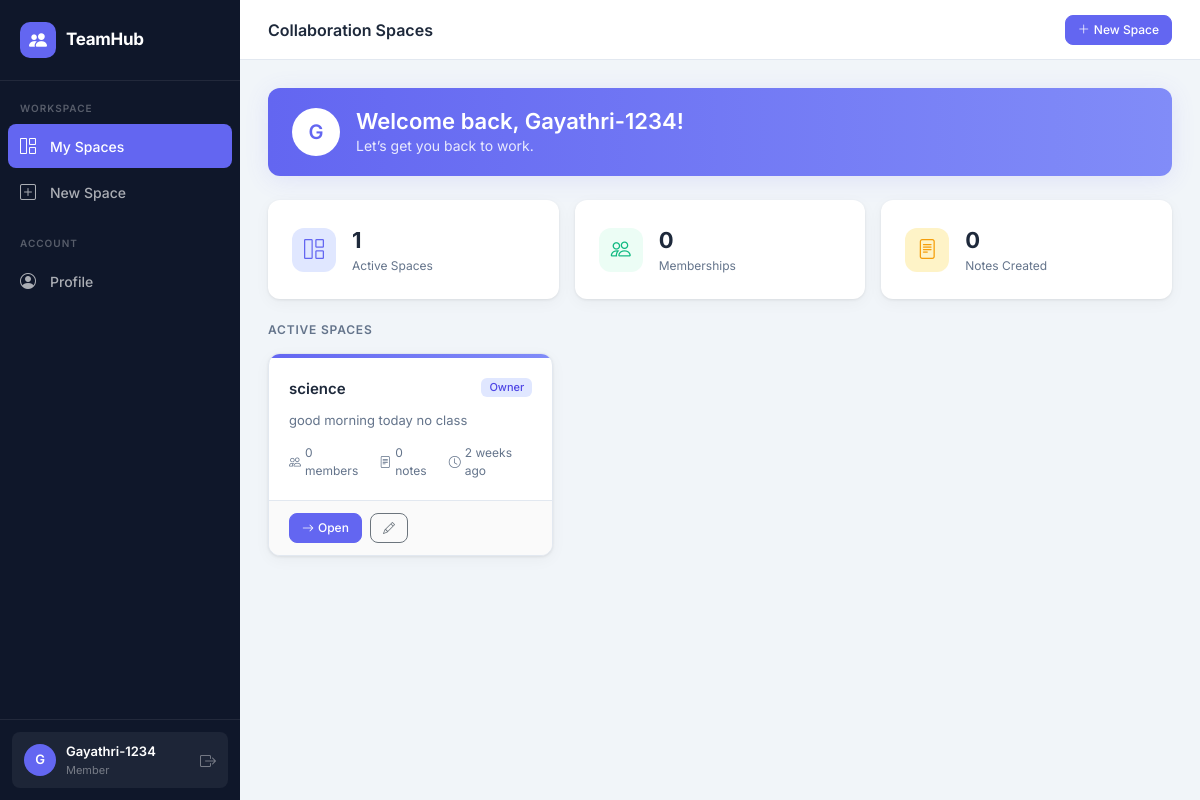
/spaces/ (signed in), run on an earlier commit of the app's database.
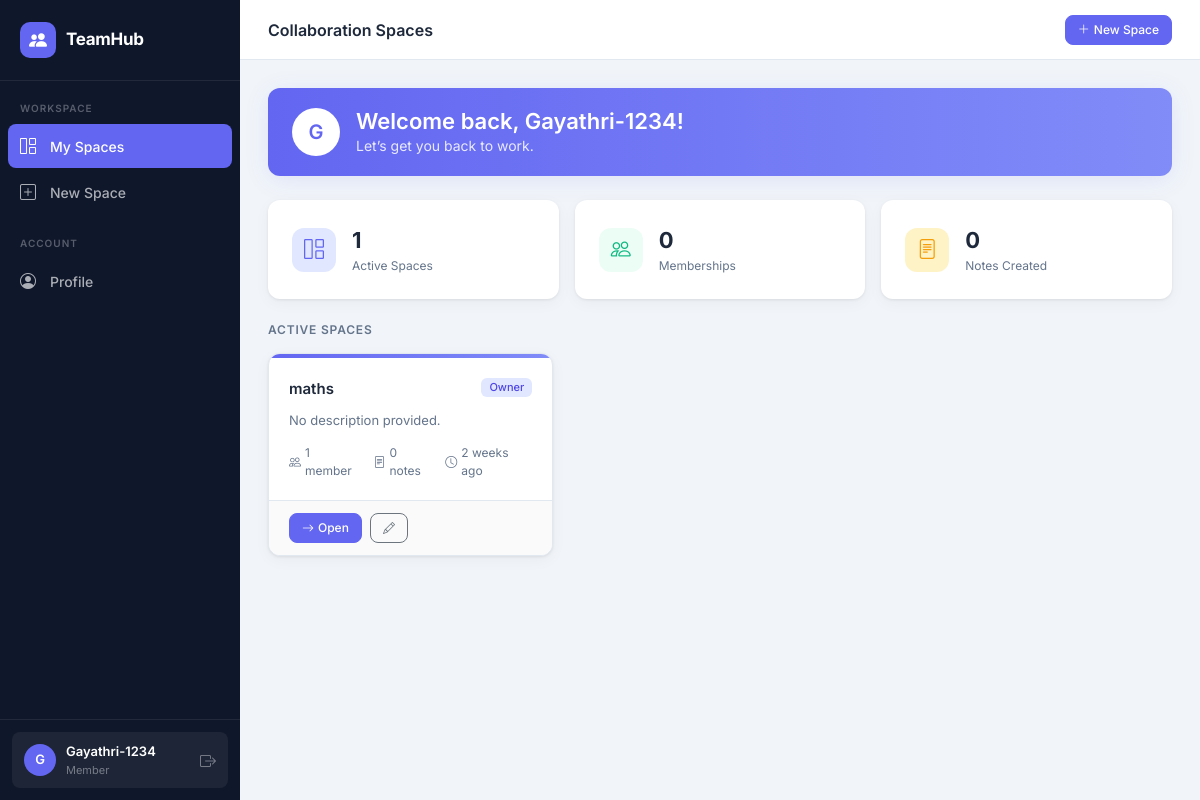
And on a later commit of the database.
### collaboration/models.py (models this page shows, shortened)
class CollaborationSpace(models.Model):
    STATUS_ACTIVE = 'active'
    STATUS_ARCHIVED = 'archived'
    STATUS_CHOICES = [
        (STATUS_ACTIVE, 'Active'),
        (STATUS_ARCHIVED, 'Archived'),
    ]
    name = models.CharField(
        max_length=100,
        validators=[MinLengthValidator(3)],
        help_text="Space name (3-100 characters)"
    )
    description = models.TextField(
        blank=True,
        validators=[MaxLengthValidator(500)],
        help_text="Optional description (max 500 characters)"
    )
    owner = models.ForeignKey(
        User,
        on_delete=models.CASCADE,
        related_name='owned_spaces'
    )
    status = models.CharField(
        max_length=10,
        choices=STATUS_CHOICES,
        default=STATUS_ACTIVE
    )
    created_at = models.DateTimeField(auto_now_add=True)
    updated_at = models.DateTimeField(auto_now=True)
    class Meta:
        ordering = ['-created_at']

### collaboration/views.py (the view)
# urls.py: path('', views.space_list, name='space_list'),
@login_required
def space_list(request):
    user = request.user
    owned_spaces = CollaborationSpace.objects.filter(owner=user)
    member_spaces = CollaborationSpace.objects.filter(
        members__user=user
    ).exclude(owner=user)
    all_active = (owned_spaces | member_spaces).filter(
        status=CollaborationSpace.STATUS_ACTIVE
    ).distinct().order_by('-created_at')
    all_archived = (owned_spaces | member_spaces).filter(
        status=CollaborationSpace.STATUS_ARCHIVED
    ).distinct().order_by('-updated_at')
    return render(request, 'collaboration/space_list.html', {
        'active_spaces': all_active,
        'archived_spaces': all_archived,
    })

### templates/collaboration/space_list.html (shortened to what this page needs)
{% extends "base.html" %}
{% block page_title %}Collaboration Spaces{% endblock %}
{% block nav_spaces %}active{% endblock %}
{% block topbar_actions %}
<a href="{% url 'space_create' %}" class="btn btn-primary btn-sm">
    <i class="bi bi-plus-lg me-1"></i>New Space
</a>
{% endblock %}
{% block content %}
<div class="mb-4">
    <div class="welcome-banner">
        <div class="avatar">{{ user.username|slice:":1"|upper }}</div>
        <div>
            <h2 style="margin:0;font-size:22px;font-weight:600;">Welcome back, {{ user.username }}!</h2>
            <p style="margin:0;font-size:14px;opacity:.85;">Let’s get you back to work.</p>
        </div>
    </div>
</div>
<div class="row g-3 mb-4">
    <div class="col-sm-4">
        <div class="card p-4 d-flex flex-row align-items-center gap-3 stats-card">
            <div class="stats-icon primary">
                <i class="bi bi-grid-1x2"></i>
            </div>
            <div>
                <div class="stats-number">{{ active_spaces|length }}</div>
                <div class="stats-label">Active Spaces</div>
            </div>
        </div>
    </div>
    <div class="col-sm-4">
        <div class="card p-4 d-flex flex-row align-items-center gap-3 stats-card">
            <div class="stats-icon" style="background:#ecfdf5;color:#10b981;">
                <i class="bi bi-people"></i>
            </div>
            <div>
                <div class="stats-number">{{ user.space_memberships.count }}</div>
                <div class="stats-label">Memberships</div>
            </div>
        </div>
    </div>
    <div class="col-sm-4">
        <div class="card p-4 d-flex flex-row align-items-center gap-3 stats-card">
            <div class="stats-icon" style="background:#fef3c7;color:#f59e0b;">
                <i class="bi bi-file-text"></i>
            </div>
            <div>
                <div class="stats-number">{{ user.authored_notes.count }}</div>
                <div class="stats-label">Notes Created</div>
            </div>
        </div>
    </div>
</div>
{% if active_spaces %}
<div class="d-flex align-items-center justify-content-between mb-3">
    <h6 style="font-weight:600;color:#64748b;font-size:12px;letter-spacing:.8px;text-transform:uppercase;margin:0;">
        Active Spaces
    </h6>
</div>
<div class="row row-cols-1 row-cols-md-2 row-cols-xl-3 g-4 mb-5">
    {% for space in active_spaces %}
    <div class="col">
        <div class="space-card h-100">
            <div class="space-card-accent"></div>
            <div class="space-card-body">
                <div class="d-flex justify-content-between align-items-start mb-1">
                    <a href="{% url 'space_detail' space.pk %}" class="space-card-title">{{ space.name }}</a>
                    {% if space.owner == user %}
                    <span class="badge badge-owner ms-2">Owner</span>
                    {% else %}
                    <span class="badge badge-viewer ms-2">Member</span>
                    {% endif %}
                </div>
                <p style="font-size:13px;color:#64748b;margin:0;line-height:1.5;">
                    {{ space.description|truncatechars:80|default:"No description provided." }}
                </p>
                <div class="space-meta">
                    <span><i class="bi bi-people"></i>{{ space.members.count }} member{{ space.members.count|pluralize }}</span>
                    <span><i class="bi bi-file-text"></i>{{ space.notes.count }} note{{ space.notes.count|pluralize }}</span>
                    <span><i class="bi bi-clock"></i>{{ space.updated_at|timesince }} ago</span>
                </div>
            </div>
            <div class="space-card-footer">
                <a href="{% url 'space_detail' space.pk %}" class="btn btn-primary btn-sm">
                    <i class="bi bi-arrow-right me-1"></i>Open
                </a>
                {% if space.owner == user %}
                <a href="{% url 'space_edit' space.pk %}" class="btn btn-outline-secondary btn-sm">
                    <i class="bi bi-pencil"></i>
                </a>
                {% endif %}
            </div>
        </div>
    </div>
    {% endfor %}
</div>
{% endif %}
{% endblock %}

### templates/base.html (shortened to what this page needs)
<!DOCTYPE html>
<html lang="en">
<head>
    <link href="https://cdn.jsdelivr.net/npm/bootstrap@5.3.0/dist/css/bootstrap.min.css" rel="stylesheet">
    <link href="https://cdn.jsdelivr.net/npm/bootstrap-icons@1.11.0/font/bootstrap-icons.css" rel="stylesheet">
</head>
<body>
<aside class="sidebar">
    <a class="sidebar-brand" href="{% url 'space_list' %}">
        <div class="brand-icon"><i class="bi bi-people-fill"></i></div>
        <span class="brand-text">TeamHub</span>
    </a>
    {% if user.is_authenticated %}
    <div class="sidebar-nav">
        <div class="sidebar-section">Workspace</div>
        <a href="{% url 'space_list' %}" class="sidebar-link {% block nav_spaces %}{% endblock %}">
            <i class="bi bi-grid-1x2"></i> My Spaces
        </a>
        <a href="{% url 'space_create' %}" class="sidebar-link {% block nav_create %}{% endblock %}">
            <i class="bi bi-plus-square"></i> New Space
        </a>
        <div class="sidebar-section">Account</div>
        <a href="{% url 'profile' %}" class="sidebar-link {% block nav_profile %}{% endblock %}">
            <i class="bi bi-person-circle"></i> Profile
        </a>
    </div>
    <div class="sidebar-footer">
        <div class="user-pill">
            <div class="avatar">{{ user.username|slice:":1"|upper }}</div>
            <div class="user-info">
                <div class="user-name">{{ user.username }}</div>
                <div class="user-role">Member</div>
            </div>
            <form method="post" action="{% url 'logout' %}" class="d-inline">
                <button type="submit" class="btn p-0 border-0" title="Logout"
                    style="background:none; color:rgba(255,255,255,.4); font-size:16px;">
                    <i class="bi bi-box-arrow-right"></i>
                </button>
            </form>
        </div>
    </div>
    {% else %}
    <div class="sidebar-nav">
        <a href="{% url 'login' %}" class="sidebar-link"><i class="bi bi-box-arrow-in-right"></i> Login</a>
        <a href="{% url 'register' %}" class="sidebar-link"><i class="bi bi-person-plus"></i> Register</a>
    </div>
    {% endif %}
</aside>
<div class="main-wrap">
    <header class="topbar">
        <div class="topbar-title">{% block page_title %}TeamHub{% endblock %}</div>
        <div class="topbar-actions">{% block topbar_actions %}{% endblock %}</div>
    </header>
    <main class="page-content">
        {% block content %}{% endblock %}
    </main>
</div>
</body>
</html>

### templates/base.html (style rules this page uses)
:root { --primary: #6366f1; --primary-dark: #4f46e5; --primary-light: #e0e7ff; --success: #10b981; --warning: #f59e0b; --danger: #ef4444; --surface: #ffffff; --bg: #f1f5f9; --sidebar-bg: #0f172a; --text: #1e293b; --text-muted: #64748b; --border: #e2e8f0; --radius: 12px; --shadow: 0 1px 3px rgba(0,0,0,.08), 0 4px 16px rgba(0,0,0,.04); --shadow-md: 0 4px 24px rgba(99,102,241,.12); }
* { box-sizing: border-box; }
body { font-family: 'Inter', sans-serif; background: var(--bg); color: var(--text); margin: 0; min-height: 100vh; }
.sidebar { position: fixed; top: 0; left: 0; width: 240px; height: 100vh; background: var(--sidebar-bg); display: flex; flex-direction: column; padding: 0; z-index: 100; overflow-y: auto; }
.sidebar-brand { display: flex; align-items: center; gap: 10px; padding: 22px 20px; text-decoration: none; border-bottom: 1px solid rgba(255,255,255,.08); }
.sidebar-brand .brand-icon { width: 36px; height: 36px; background: var(--primary); border-radius: 10px; display: flex; align-items: center; justify-content: center; font-size: 18px; color: white; flex-shrink: 0; }
.sidebar-brand .brand-text { font-size: 17px; font-weight: 700; color: white; letter-spacing: -0.3px; }
.sidebar-section { padding: 20px 12px 8px; font-size: 10px; font-weight: 600; letter-spacing: 1px; color: rgba(255,255,255,.3); text-transform: uppercase; }
.sidebar-nav { padding: 0 8px; flex: 1; }
.sidebar-link { display: flex; align-items: center; gap: 10px; padding: 10px 12px; border-radius: 8px; text-decoration: none; color: rgba(255,255,255,.65); font-size: 14px; font-weight: 500; transition: all .15s; margin-bottom: 2px; }
.sidebar-link.active { background: var(--primary); color: white; }
.sidebar-link i { font-size: 16px; width: 20px; flex-shrink: 0; }
.sidebar-footer { padding: 12px; border-top: 1px solid rgba(255,255,255,.08); }
.user-pill { display: flex; align-items: center; gap: 10px; padding: 10px 12px; border-radius: 8px; background: rgba(255,255,255,.06); }
.avatar { width: 32px; height: 32px; border-radius: 50%; background: var(--primary); display: flex; align-items: center; justify-content: center; font-size: 13px; font-weight: 600; color: white; flex-shrink: 0; }
.user-info { flex: 1; min-width: 0; }
.user-name { font-size: 13px; font-weight: 600; color: white; white-space: nowrap; overflow: hidden; text-overflow: ellipsis; }
.user-role { font-size: 11px; color: rgba(255,255,255,.4); }
.main-wrap { margin-left: 240px; min-height: 100vh; display: flex; flex-direction: column; }
.topbar { background: var(--surface); border-bottom: 1px solid var(--border); padding: 0 28px; height: 60px; display: flex; align-items: center; justify-content: space-between; position: sticky; top: 0; z-index: 50; }
.topbar-title { font-size: 16px; font-weight: 600; color: var(--text); }
.topbar-actions { display: flex; align-items: center; gap: 10px; }
.page-content { padding: 28px; flex: 1; }
.btn-primary { background: var(--primary); border-color: var(--primary); font-weight: 500; border-radius: 8px; font-size: 14px; }
.btn-outline-secondary { border-radius: 8px; font-size: 14px; }
.btn-sm { font-size: 12px !important; padding: 5px 12px !important; }
.card { border: 1px solid var(--border); border-radius: var(--radius); box-shadow: var(--shadow); }
.space-card { border: 1px solid var(--border); border-radius: var(--radius); background: var(--surface); box-shadow: var(--shadow); transition: all .2s ease; overflow: hidden; }
.space-card-accent { height: 4px; background: linear-gradient(90deg, var(--primary), #818cf8); }
.space-card-body { padding: 20px; }
.space-card-title { font-size: 15px; font-weight: 600; color: var(--text); text-decoration: none; display: block; margin-bottom: 6px; }
.space-meta { display: flex; gap: 14px; font-size: 12px; color: var(--text-muted); margin-top: 14px; }
.space-meta span { display: flex; align-items: center; gap: 4px; }
.space-card-footer { padding: 12px 20px; border-top: 1px solid var(--border); display: flex; gap: 8px; background: #fafafa; }
.badge { font-weight: 500; font-size: 11px; border-radius: 6px; padding: 4px 8px; }
.badge-owner { background: var(--primary-light); color: var(--primary-dark); }

What changed in the data, as far as the page shows it:
removed CollaborationSpace: name "science", shows "Owner", description "good morning today no class", members.count "0", notes.count "0", updated_at "2 weeks"
added CollaborationSpace: name "maths", shows "Owner", description "No description provided.", members.count "1", notes.count "0", updated_at "2 weeks"
